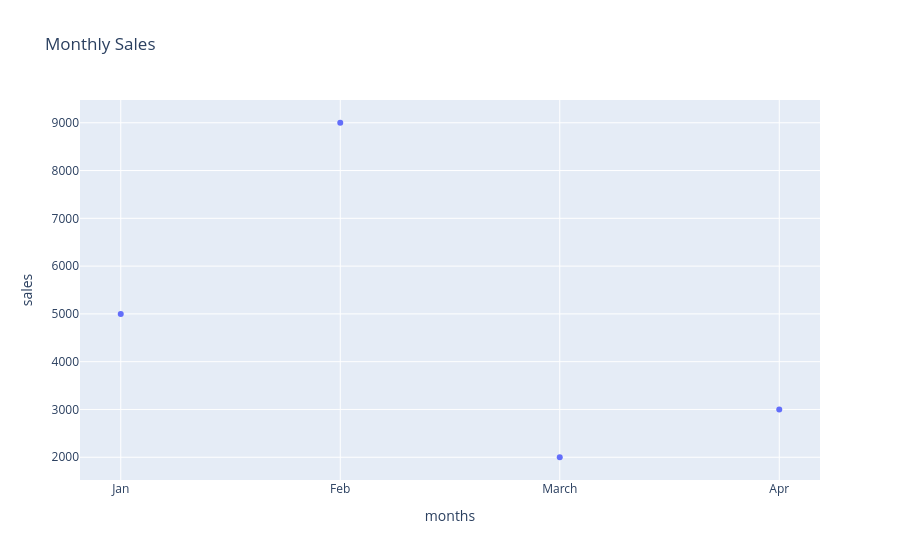

This figure's notebook cell:
### Code cell
import plotly.express as pt
import plotly.graph_objects as go
data = {'months': ["Jan", "Feb", "March", "Apr"],
        'sales': [5000, 9000, 2000, 3000]}
grap = pt.scatter(data, x='months', y='sales', title="Monthly Sales")
grap.show()

### Figure 1 — Plotly figure (JSON) as saved in the notebook; plotly's stock layout.template omitted (floating-point values rounded to 4 significant figures)
{"data": [{"hovertemplate": "months=%{x}<br>sales=%{y}<extra></extra>", "legendgroup": "", "marker": {"color": "#636efa", "symbol": "circle"}, "mode": "markers", "name": "", "orientation": "v", "showlegend": false, "type": "scatter", "x": ["Jan", "Feb", "March", "Apr"], "xaxis": "x", "y": [5000, 9000, 2000, 3000], "yaxis": "y"}], "layout": {"autosize": true, "dragmode": "select", "legend": {"tracegroupgap": 0}, "title": {"text": "Monthly Sales"}, "xaxis": {"anchor": "y", "autorange": true, "domain": [0, 1], "range": [-0.1815, 3.182], "title": {"text": "months"}, "type": "category"}, "yaxis": {"anchor": "x", "autorange": true, "domain": [0, 1], "range": [1422.0, 9578.0], "title": {"text": "sales"}, "type": "linear"}}}
